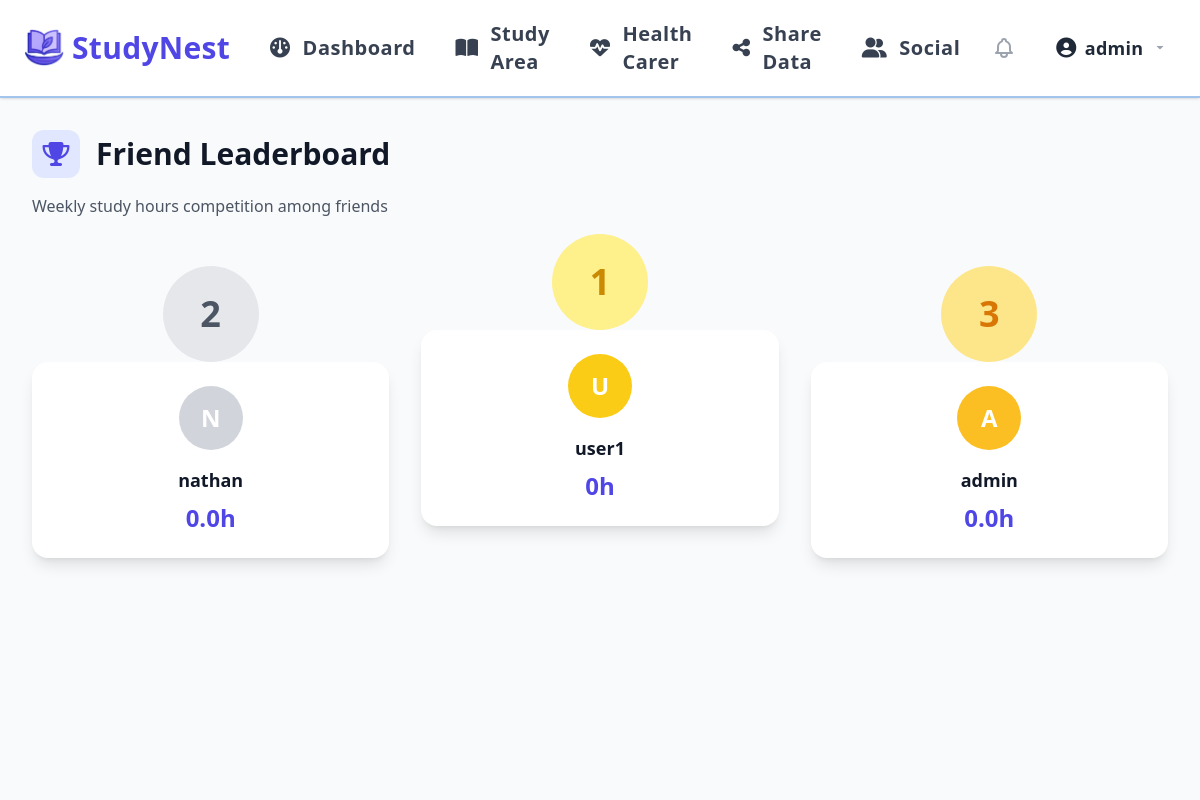
Screenshot of /friend_leaderboard (signed in) with the database file from the repository.
### app/models.py (models this page shows)
class User(UserMixin, db.Model):
    id = db.Column(db.Integer, primary_key=True)
    username = db.Column(db.String(80), unique=True, nullable=False)
    password = db.Column(db.String(255), nullable=False)
    email = db.Column(db.String(120), unique=True, nullable=False)
    created_at = db.Column(db.DateTime, default=lambda: datetime.now(UTC))
    university = db.Column(db.String(120))
    profile_picture = db.Column(db.String(120), default=None)  # Store the filename of the profile picture
    study_sessions = db.relationship('StudySession', backref='user', lazy=True)
    tasks = db.relationship('Task', backref='user', lazy=True)
    wellness_checks = db.relationship('WellnessCheck', backref='user', lazy=True)
    friends = db.relationship(
        'User',
        secondary='friendship',
        primaryjoin=(Friendship.user_id == id),
        secondaryjoin=(Friendship.friend_id == id),
        backref='friend_of'
    )
    sent_friend_requests = db.relationship('FriendRequest',
                                         foreign_keys='FriendRequest.from_user_id',
                                         back_populates='from_user',
                                         lazy=True)
    received_friend_requests = db.relationship('FriendRequest',
                                            foreign_keys='FriendRequest.to_user_id',
                                            back_populates='to_user',
                                            lazy=True)

### app/routes.py (the view)
@main.route('/friend_leaderboard')
@login_required
def friend_leaderboard():
    today = datetime.now(UTC).date()
    start_of_week = today - timedelta(days=today.weekday() + 1 if today.weekday() != 6 else 0)
    start_of_week = datetime.combine(start_of_week, datetime.min.time())
    friends = current_user.friends
    friend_study_hours = []
    for friend in friends:
        sessions = StudySession.query.filter(
            StudySession.user_id == friend.id,
            StudySession.start_time >= start_of_week
        ).all()
        total_hours = sum(
            (session.end_time - session.start_time).total_seconds() / 3600
            for session in sessions
            if session.end_time
        )
        friend_study_hours.append({
            'friend': friend,
            'hours': round(total_hours, 1)
        })
    user_sessions = StudySession.query.filter(
        StudySession.user_id == current_user.id,
        StudySession.start_time >= start_of_week
    ).all()
    user_hours = sum(
        (session.end_time - session.start_time).total_seconds() / 3600
        for session in user_sessions
        if session.end_time
    )
    friend_study_hours.append({
        'friend': current_user,
        'hours': round(user_hours, 1)
    })
    friend_study_hours.sort(key=lambda x: x['hours'], reverse=True)
    return render_template('friend_leaderboard.html',
                            friend_study_hours=friend_study_hours,
                            start_of_week=start_of_week)

### app/routes.py (called while the page is built)
@login_manager.user_loader
def load_user(user_id):
    return User.query.get(int(user_id))

@main.context_processor
def inject_notifications():
    if current_user.is_authenticated:
        pending_count = FriendRequest.query.filter_by(to_user_id=current_user.id, status='pending').count()
        accepted_count = FriendRequest.query.filter_by(from_user_id=current_user.id, status='accepted', is_read=False).count()
        unread_shared_data = SharedData.query.filter_by(to_user_id=current_user.id, is_read=False).count()
        return dict(
            pending_requests_count=pending_count,
            accepted_requests_count=accepted_count,
            unread_shared_data_count=unread_shared_data
        )
    return dict(pending_requests_count=0, accepted_requests_count=0, unread_shared_data_count=0)

### templates/friend_leaderboard.html (shortened to what this page needs)
{% extends "base.html" %}
{% block content %}
<div class="h-full w-full bg-gray-50 dark:bg-gray-800">
    <div class="h-full w-full p-8">
        <div class="max-w-7xl mx-auto">
            <div class="mb-8">
                <div class="flex items-center mb-4">
                    <div class="w-12 h-12 rounded-xl bg-indigo-100 dark:bg-indigo-900 flex items-center justify-center mr-4">
                        <i class="fas fa-trophy text-2xl text-indigo-600 dark:text-indigo-300"></i>
                    </div>
                    <h1 class="text-3xl font-bold text-gray-900 dark:text-white">Friend Leaderboard</h1>
                </div>
                <p class="text-gray-600 dark:text-gray-400">Weekly study hours competition among friends</p>
            </div>
            {% if friend_study_hours %}
                <div class="grid grid-cols-3 gap-8 mb-12">
                    {% if friend_study_hours|length >= 2 %}
                    <div class="flex flex-col items-center justify-end">
                        <div class="w-24 h-24 rounded-full bg-gray-200 dark:bg-gray-600 flex items-center justify-center mb-4 transform translate-y-4">
                            <span class="text-4xl font-bold text-gray-600 dark:text-gray-300">2</span>
                        </div>
                        <div class="bg-white dark:bg-gray-700 rounded-2xl p-6 w-full text-center shadow-lg">
                            <div class="w-16 h-16 rounded-full bg-gray-300 dark:bg-gray-500 flex items-center justify-center mx-auto mb-4">
                                <span class="text-2xl font-bold text-white">{{ friend_study_hours[1].friend.username[0]|upper }}</span>
                            </div>
                            <h3 class="font-semibold text-gray-900 dark:text-white text-lg mb-2">{{ friend_study_hours[1].friend.username }}</h3>
                            <p class="text-2xl font-bold text-indigo-600 dark:text-indigo-300">{{ friend_study_hours[1].hours }}h</p>
                        </div>
                    </div>
                    {% endif %}
                    {% if friend_study_hours|length >= 1 %}
                    <div class="flex flex-col items-center justify-end">
                        <div class="w-24 h-24 rounded-full bg-yellow-200 dark:bg-yellow-600 flex items-center justify-center mb-4 transform -translate-y-4">
                            <span class="text-4xl font-bold text-yellow-600 dark:text-yellow-300">1</span>
                        </div>
                        <div class="bg-white dark:bg-gray-700 rounded-2xl p-6 w-full text-center shadow-lg transform -translate-y-8">
                            <div class="w-16 h-16 rounded-full bg-yellow-400 dark:bg-yellow-500 flex items-center justify-center mx-auto mb-4">
                                <span class="text-2xl font-bold text-white">{{ friend_study_hours[0].friend.username[0]|upper }}</span>
                            </div>
                            <h3 class="font-semibold text-gray-900 dark:text-white text-lg mb-2">{{ friend_study_hours[0].friend.username }}</h3>
                            <p class="text-2xl font-bold text-indigo-600 dark:text-indigo-300">{{ friend_study_hours[0].hours }}h</p>
                        </div>
                    </div>
                    {% endif %}
                    {% if friend_study_hours|length >= 3 %}
                    <div class="flex flex-col items-center justify-end">
                        <div class="w-24 h-24 rounded-full bg-amber-200 dark:bg-amber-600 flex items-center justify-center mb-4 transform translate-y-4">
                            <span class="text-4xl font-bold text-amber-600 dark:text-amber-300">3</span>
                        </div>
                        <div class="bg-white dark:bg-gray-700 rounded-2xl p-6 w-full text-center shadow-lg">
                            <div class="w-16 h-16 rounded-full bg-amber-400 dark:bg-amber-500 flex items-center justify-center mx-auto mb-4">
                                <span class="text-2xl font-bold text-white">{{ friend_study_hours[2].friend.username[0]|upper }}</span>
                            </div>
                            <h3 class="font-semibold text-gray-900 dark:text-white text-lg mb-2">{{ friend_study_hours[2].friend.username }}</h3>
                            <p class="text-2xl font-bold text-indigo-600 dark:text-indigo-300">{{ friend_study_hours[2].hours }}h</p>
                        </div>
                    </div>
                    {% endif %}
                </div>
            {% endif %}
        </div>
    </div>
</div>
{% endblock %}

### templates/base.html (shortened to what this page needs)
<!DOCTYPE html>
<html lang="en" class="h-full">
<head>
    <script src="https://cdn.tailwindcss.com"></script>
    <link rel="stylesheet" href="https://cdn.jsdelivr.net/npm/flatpickr/dist/flatpickr.min.css">
    <link rel="stylesheet" href="{{ static_file('css/styles.css') }}">
    <link rel="stylesheet" href="https://cdnjs.cloudflare.com/ajax/libs/font-awesome/6.5.0/css/all.min.css" />
    <link href="https://cdn.jsdelivr.net/npm/tom-select@2.3.1/dist/css/tom-select.css" rel="stylesheet">
</head>
<body class="bg-background text-primary h-full flex flex-col">
    <nav class="flex items-center bg-white px-6 py-3 shadow justify-between sticky top-0 z-50 text-lg">
        <div class="flex items-center flex-shrink-0 mr-6">
            <a href="{% if current_user.is_authenticated %}{{ url_for('main.dashboard') }}{% else %}{{ url_for('main.index') }}{% endif %}"
            class="flex items-center space-x-2 text-3xl font-extrabold hover:text-indigo-500 transition-all duration-300">
            <img src="{{ url_for('static', filename='images/studynest_icon.png') }}"
            alt="StudyNest Logo" width="40" height="40" class="inline-block" />
            <span style="color:#4f46e5;">StudyNest</span>
            </a>
        </div>
        <div class="hidden md:flex items-center flex-1 justify-center">
            {% if current_user.is_authenticated %}
            <a href="{{ url_for('main.dashboard') }}"
               class="flex items-center px-4 py-2 rounded-lg mr-2 {% if request.endpoint == 'main.dashboard' %}bg-indigo-100 text-indigo-600 font-semibold{% else %}text-gray-700 hover:text-indigo-600 hover:bg-indigo-50{% endif %} text-xl">
                <i class="fa-solid fa-gauge mr-3 text-xl"></i> Dashboard
            </a>
            <a href="{{ url_for('main.study_area') }}"
               class="flex items-center px-4 py-2 rounded-lg mr-2 {% if request.endpoint == 'main.study_area' %}bg-indigo-100 text-indigo-600 font-semibold{% else %}text-gray-700 hover:text-indigo-600 hover:bg-indigo-50{% endif %} text-xl">
                <i class="fa-solid fa-book-open mr-3 text-xl"></i> Study Area
            </a>
            <a href="{{ url_for('main.health_carer') }}"
               class="flex items-center px-4 py-2 rounded-lg mr-2 {% if request.endpoint == 'main.health_carer' %}bg-indigo-100 text-indigo-600 font-semibold{% else %}text-gray-700 hover:text-indigo-600 hover:bg-indigo-50{% endif %} text-xl">
                <i class="fa-solid fa-heart-pulse mr-3 text-xl"></i> Health Carer
            </a>
            <a href="{{ url_for('main.share_data') }}"
               class="flex items-center px-4 py-2 rounded-lg mr-2 {% if request.endpoint == 'main.share_data' %}bg-indigo-100 text-indigo-600 font-semibold{% else %}text-gray-700 hover:text-indigo-600 hover:bg-indigo-50{% endif %} text-xl">
                <i class="fa-solid fa-share-nodes mr-3 text-xl"></i> Share Data
            </a>
            <a href="{{ url_for('main.friends') }}"
               class="flex items-center px-4 py-2 rounded-lg mr-2 {% if request.endpoint == 'main.friends' %}bg-indigo-100 text-indigo-600 font-semibold{% else %}text-gray-700 hover:text-indigo-600 hover:bg-indigo-50{% endif %} text-xl">
                <i class="fa-solid fa-user-group mr-3 text-xl"></i> Social
            </a>
            {% endif %}
        </div>
        <div class="flex items-center space-x-4">
            {% if not (request.endpoint == 'main.index' and not current_user.is_authenticated) %}
            <div class="flex items-center space-x-4">
                {% if current_user.is_authenticated %}
                <a href="{{ url_for('main.notifications') }}" class="relative flex items-center px-2 py-2">
                </a>
                <div class="relative group inline-block hidden md:inline-block">
                    <a href="{{ url_for('main.profile') }}"
                       class="inline-flex items-center px-4 py-2 rounded-xl font-semibold text-gray-800 dark:text-gray-100 bg-white dark:bg-gray-700 hover:bg-indigo-50 dark:hover:bg-gray-600 hover:text-indigo-700 transition-all duration-200">
                        <i class="fa-solid fa-user-circle mr-2 text-xl"></i>
                        {{ current_user.username }}
                        <svg class="ml-2 w-4 h-4 fill-current text-gray-400 group-hover:text-indigo-600 transition-colors duration-200" xmlns="http://www.w3.org/2000/svg" viewBox="0 0 20 20">
                            <path d="M5.516 7.548L10 12l4.484-4.452z" />
                        </svg>
                    </a>
                </div>
                {% endif %}
            </div>
            {% endif %}
        </div>
    </nav>
    <main class="flex-1 w-full page-content">
        {% block content %}
        {% endblock %}
    </main>
</body>
</html>

### static/css/styles.css (style rules this page uses)
body { background-color: #ffffff; color: #000000; }
:root { --primary-bg: #F6FAFF; --accent-yellow: #FFDE70; --secondary-blue: #A3C4EB; --primary-blue: #173B64; }
body { background-color: var(--primary-bg); color: var(--primary-blue); }
nav { background-color: white !important; border-bottom: 2px solid var(--secondary-blue) !important; box-shadow: 0 2px 4px rgba(23, 59, 100, 0.1); }
nav a { font-weight: 500; letter-spacing: 0.3px; position: relative; padding: 0.5rem 0; }
nav .text-xl { font-weight: 600; letter-spacing: 0.5px; }
a { color: var(--primary-blue); transition: color 0.3s ease; }
.page-content { opacity: 0; animation: fadeIn 0.1s ease-in-out forwards; }

### rows the page displays
User: username "admin", username "A"
User: username "N", username "nathan"
User: username "U", username "user1"

### other values shown
{{ friend_study_hours[1].hours }} "0.0"
{{ friend_study_hours[0].hours }} "0"
{{ friend_study_hours[2].hours }} "0.0"
